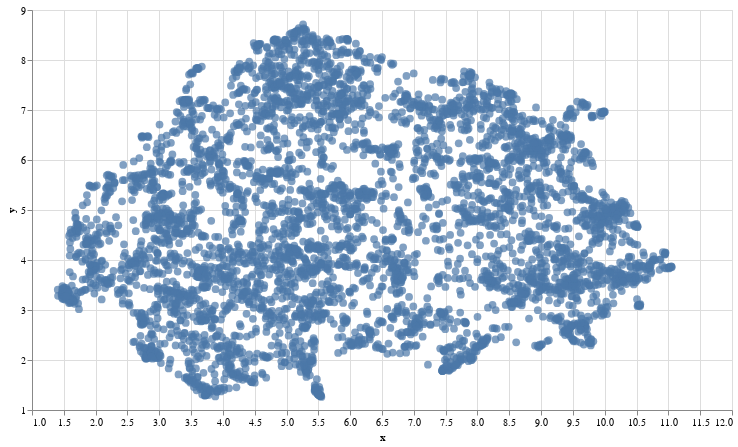

The notebook cell saved with this chart:
### Markdown cell above
## 4. Visualizing the archive
Finally, let's plot out all the questions onto a 2D chart so you're able to visualize the semantic similarities of this dataset!

### Code cell
#@title Plot the archive {display-mode: "form"}

# UMAP reduces the dimensions from 1024 to 2 dimensions that we can plot
reducer = umap.UMAP(n_neighbors=20) 
umap_embeds = reducer.fit_transform(embeddings[:5000])
# Prepare the data to plot and interactive visualization using Altair
df_explore = pd.DataFrame(data={'text': df['text'][:5000]})
df_explore['x'] = umap_embeds[:,0]
df_explore['y'] = umap_embeds[:,1]

# Plot
chart = alt.Chart(df_explore).mark_circle(size=60).encode(
    x=#'x',
    alt.X('x',
        scale=alt.Scale(zero=False)
    ),
    y=
    alt.Y('y',
        scale=alt.Scale(zero=False)
    ),
    tooltip=['text']
).properties(
    width=700,
    height=400
)
chart.interactive()

### Figure 1 — Vega-Lite specification as saved in the notebook (floating-point values rounded to 4 significant figures; data arrays with more than 128 entries replaced by an {"elided": "..."} marker saying what was removed)
{"config": {"view": {"continuousWidth": 400, "continuousHeight": 300}}, "data": {"name": "data-359aef05c12e66ad90063fbd2c91a8fa"}, "mark": {"type": "circle", "size": 60}, "encoding": {"tooltip": [{"field": "text", "type": "nominal"}], "x": {"field": "x", "scale": {"zero": false}, "type": "quantitative"}, "y": {"field": "y", "scale": {"zero": false}, "type": "quantitative"}}, "height": 400, "selection": {"selector002": {"type": "interval", "bind": "scales", "encodings": ["x", "y"]}}, "width": 700, "$schema": "https://vega.github.io/schema/vega-lite/v4.17.0.json", "datasets": {"data-359aef05c12e66ad90063fbd2c91a8fa": {"elided": "5000 records"}}}
